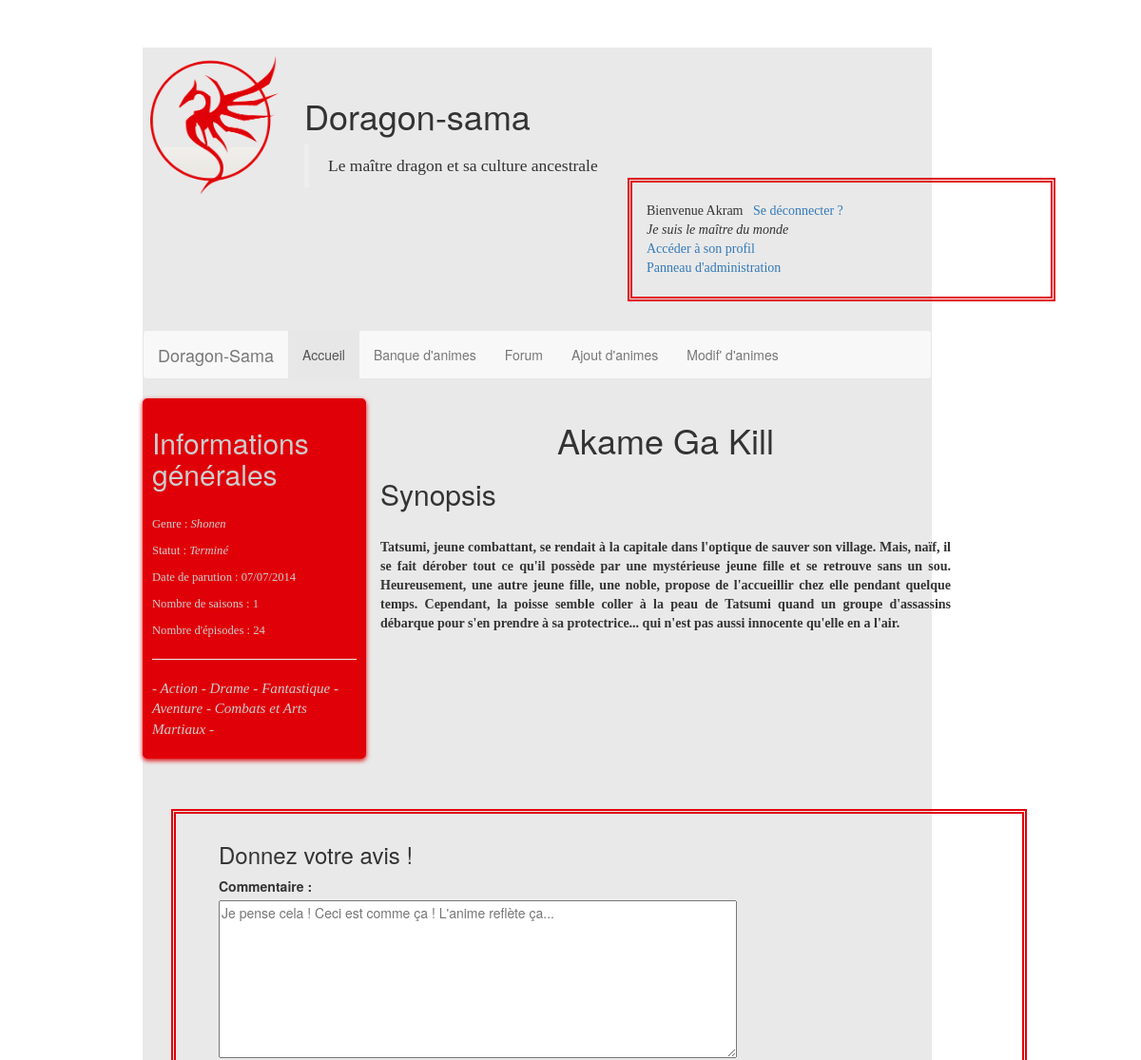
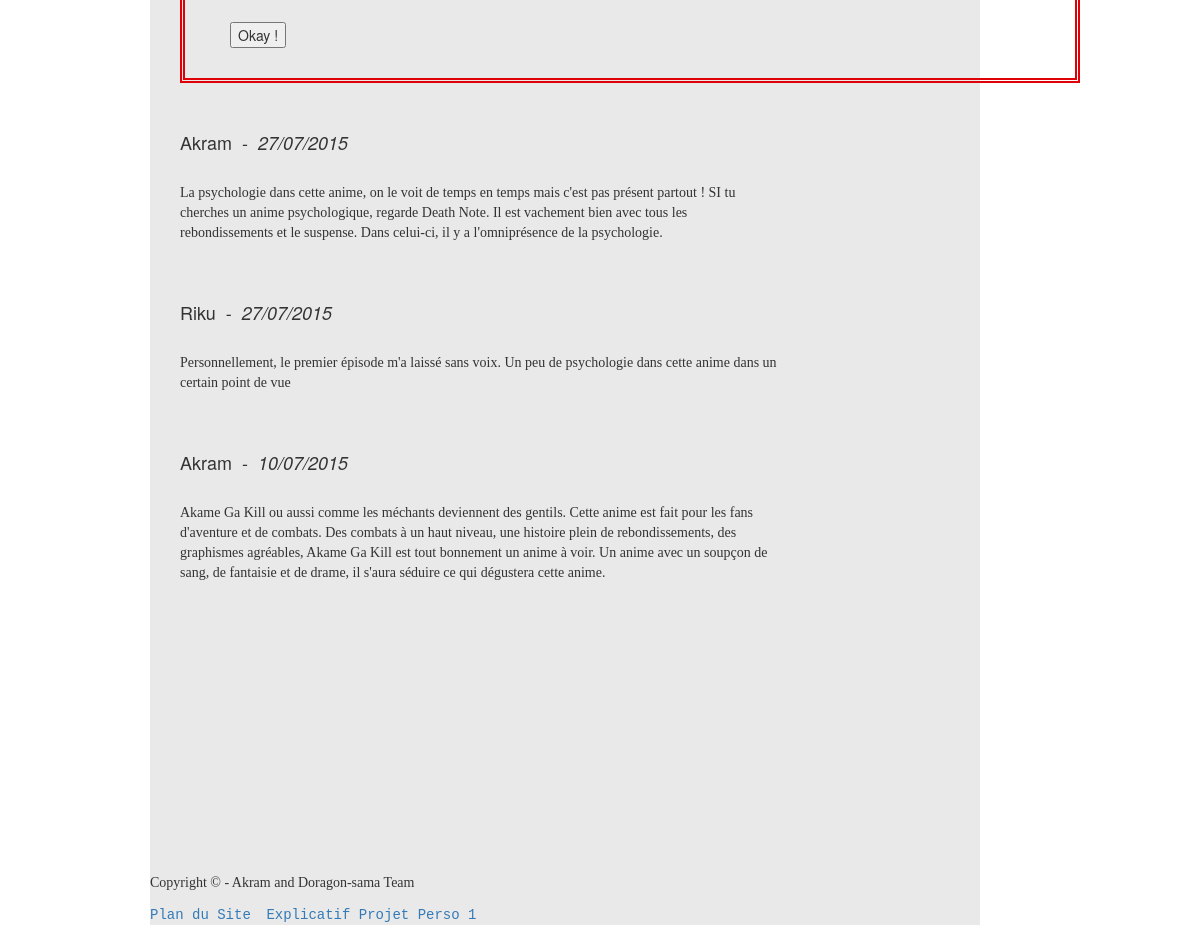
The page /banque_details.php?nom=Akame Ga Kill (signed in) on the database its author committed (2 pictures, top to bottom).
### tables this page shows
CREATE TABLE IF NOT EXISTS `anime` (
  `numanime` int(11) NOT NULL AUTO_INCREMENT,
  `nomanime` varchar(50) NOT NULL,
  `genre_anime` varchar(20) NOT NULL,
  `statut_anime` varchar(20) NOT NULL,
  `dateparution` date NOT NULL,
  `nbrepisodes` int(11) NOT NULL,
  `nbresaisons` int(11) NOT NULL,
  `synopsis` text NOT NULL,
  PRIMARY KEY (`numanime`)
);

CREATE TABLE IF NOT EXISTS `type_anime` (
  `numtype` int(11) NOT NULL,
  `libelle` varchar(50) NOT NULL,
  `codeanime` int(11) NOT NULL,
  PRIMARY KEY (`numtype`,`codeanime`),
  KEY `codeanime` (`codeanime`)
);

CREATE TABLE IF NOT EXISTS `commentaires` (
  `numcom` int(5) NOT NULL,
  `datecom` date NOT NULL,
  `auteur` varchar(25) NOT NULL,
  `contenu` text NOT NULL,
  `keyanime` int(11) NOT NULL,
  PRIMARY KEY (`numcom`),
  KEY `keyanime` (`keyanime`)
);

### banque_details.php (the view, shortened to what this page needs)
<?php
	require ("config.php");
?>
<!DOCTYPE html>
<html>
	<head>
		<link rel="stylesheet" type="text/css" href="style.css">
		<?php require ("boostrap.func.php") ?>
	</head>
	<body>
		<div id="bloc_page">
		<header>
			<?php require ("inc/header.php"); ?>
	   		<?php
    			require ("menu.php")
    		?>
    	</header>
    	<?php
    		if (isset($_GET['nom']) && is_string($_GET['nom']) && !empty($_GET['nom']) && !is_numeric($_GET['nom'])) {
    			$name = $_GET['nom'];
    			$sql = $bdd->prepare("SELECT * FROM anime WHERE nomanime = :name ");
    			$sql->execute(array(
					'name' => $name,
					)) or exit(print_r($sql->errorInfo()));
    			while ($data = $sql->fetch())
    			{
    				$date = $data['dateparution'];
    				$dates = explode("-", $date);
    	?>
		<section>
		<?php
				$req = $bdd->prepare("SELECT * FROM type_anime WHERE codeanime = :num ");
				$req->execute(array(
					'num' =>$data['numanime'],
					)) or exit(print_r($req->errorInfo()));
		?>
			<aside>
				<h2>Informations générales</h2><br/>
				<p>Genre : <em><?php echo $data['genre_anime']; ?></em></p>
				<p>Statut : <em><?php echo $data['statut_anime']; ?></em></p>
				<p>Date de parution : <?php echo "$dates[2]/$dates[1]/$dates[0]"; ?></p>
				<p>Nombre de saisons : <?php echo $data['nbresaisons']; ?></p>
				<p>Nombre d'épisodes : <?php echo $data['nbrepisodes']; ?></p>
				<hr />
				<p style="font-size: 1.2em; "><em>
				<?php
				echo " - ";
				while ($info = $req->fetch())
				{
				 echo $info['libelle'];
				 echo " - ";
				}
				?></em></p>
			</aside>
			<article>
				<div id="synop">
					<h1 align="center"><?php echo $data['nomanime'];?></h1>
					<h2>Synopsis</h2><br/>
					<p style=" text-align: justify;"><strong><?php echo $data['synopsis']?></strong></p>
				</div>
				<div id="comm">
					<form action="commentaires.php" method="POST">
						<h3>Donnez votre avis !</h3>
						<label>Commentaire : </label><br/><textarea name="contenu" placeholder ="Je pense cela ! Ceci est comme ça ! L'anime reflète ça..."rows="8" cols="70"></textarea><br/><br/>
						<input type="submit" name="valider" value="Okay !" /><br/><br/>
					</form>
					<br/><br/>
					<?php
					$requesta = $bdd->prepare('SELECT datecom, auteur, contenu FROM commentaires WHERE keyanime = :num ORDER BY numcom DESC LIMIT 0, 10');
					$requesta->execute(array(
						'num' => $data['numanime'],
						)) or exit(print_r($requesta->errorInfo()));
					while ($donnees = $requesta->fetch())
					{
						$datecom = $donnees['datecom'];
    					$datecoms = explode("-", $datecom);
						echo '<h4>' .$donnees['auteur']. '&nbsp&nbsp-&nbsp&nbsp<em>' .$datecoms[2].'/'.$datecoms[1].'/'.$datecoms[0]. '</em></h4>';
						echo "<br/>";
						echo '<p style=" width: 600px;">'.$donnees['contenu'].'</p>';
						echo "<br/><br/>";
					}
					?>
				</div>
			</article>
		</section>
		<?php
			}
		}else header('Location:banque.php');
    	?>
		<footer>
			<?php require('footer.php'); ?>
		</footer>
	</div>
	</body>
</html>

### style.css (style rules this page uses)
body { background-color : rgb(233,233,233); width: 90%; }
#bloc_page { display: block; background-color : rgb(233,233,233); text-align: left; margin-bottom: 50px; margin-top: 50px; margin-left: 150px; margin-right: 100px; }
h2 { font-family: 'Lucida Console', 'Arial black', sans-serif; }
h3 { font-family: 'Lucida Fax', 'Bookman Old Sty', sans-serif ; }
p, ol { font-family: 'Footlight MT Light', 'Times New Roman', sans-serif ; }
#article_ds, aside { display: inline-block; vertical-align: top; text-align: left; }
aside { position: relative; width: 235px; background-color:rgb(224,0,8); box-shadow: 0px 2px 5px rgb(220,0,8); border-radius: 5px; padding: 10px; color: black; font-size: 0.9em; }
form, .connecte { padding: 10px 15px; border-style: double; border-width: 5px; border-color: rgb(224,0,8); }
input, label { text-align: justify; }
#synop { display: inline-block; position: relative; margin-left: 250px; bottom: 375px; width: 600px; }
aside h2, aside p, aside ul, aside li { color: rgb(205,205,205); }
#comm { bottom: 200px; position: relative; width: 900px; margin-left: 30px; }
#comm input, #comm label, #comm textarea, #comm h3 { margin-left: 30px; }

### rows shown on the page
anime: genre_anime "Shonen", statut_anime "Terminé", dateparution "07", dateparution "2014", nbresaisons "1", nbrepisodes "24", nomanime "Akame Ga Kill", synopsis "Tatsumi, jeune combattant, se rendait à la capitale dans l'optique de sauver son village. Mais, naïf, il se fait dérober tout ce qu'il possède par une mystérieuse jeune fille et se retrouve sans un sou. Heureusement, une autre jeune fille, une noble, propose de l'accueillir chez elle pendant quelque temps. Cependant, la poisse semble coller à la peau de Tatsumi quand un groupe d'assassins débarque pour s'en prendre à sa protectrice... qui n'est pas aussi innocente qu'elle en a l'air."
type_anime: libelle "Action"
type_anime: libelle "Drame"
type_anime: libelle "Fantastique"
type_anime: libelle "Aventure"
type_anime: libelle "Combats et Arts Martiaux"
commentaires: auteur "Akram", datecom "27", datecom "07", datecom "2015", contenu "La psychologie dans cette anime, on le voit de temps en temps mais c'est pas présent partout ! SI tu cherches un anime psychologique, regarde Death Note. Il est vachement bien avec tous les rebondissements et le suspense. Dans celui-ci, il y a l'omniprésence de la psychologie."
commentaires: auteur "Riku", datecom "27", datecom "07", datecom "2015", contenu "Personnellement, le premier épisode m'a laissé sans voix. Un peu de psychologie dans cette anime dans un certain point de vue"
commentaires: auteur "Akram", datecom "10", datecom "07", datecom "2015", contenu "Akame Ga Kill ou aussi comme les méchants deviennent des gentils. Cette anime est fait pour les fans d'aventure et de combats. Des combats à un haut niveau, une histoire plein de rebondissements, des graphismes agréables, Akame Ga Kill est tout bonnement un anime à voir. Un anime avec un soupçon de sang, de fantaisie et de drame, il s'aura séduire ce qui dégustera cette anime."

### other values the page prints
$_SESSION['pseudo'] "Akram"
$_SESSION['statut_humeur'] "Je suis le maître du monde"
